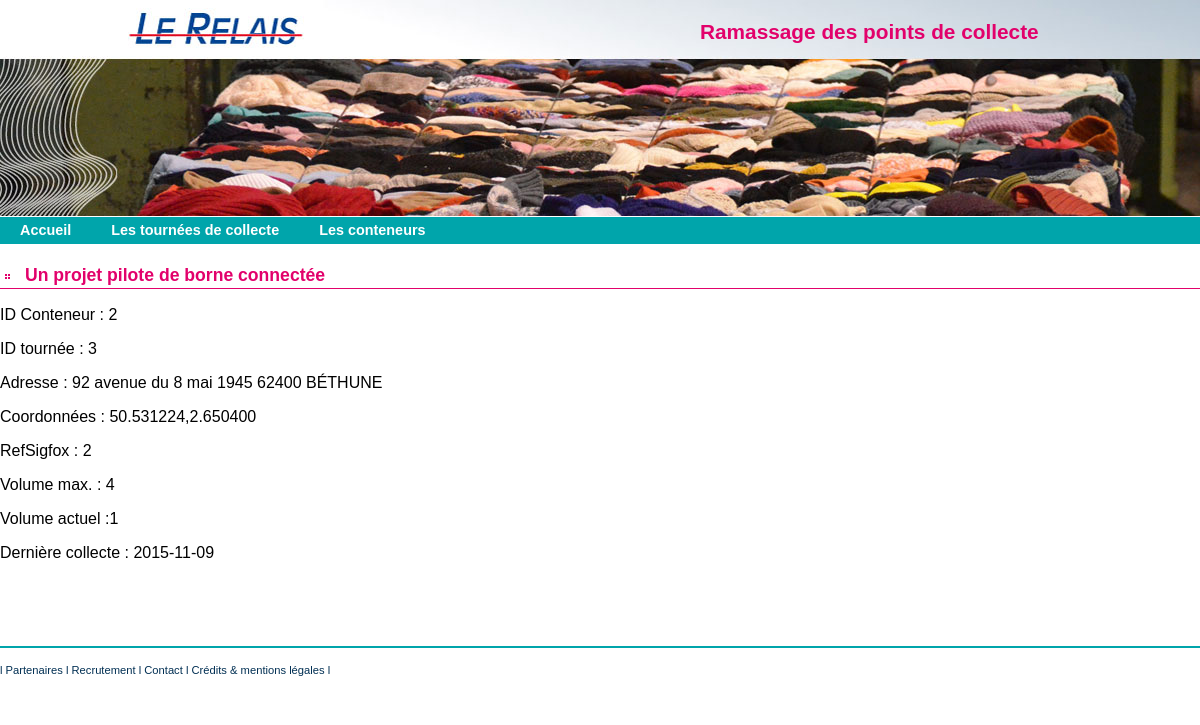
The page /index.php/C_conteneur/detail/2 on the database its author committed.
### tables this page shows
CREATE TABLE `conteneur` (
  `Id` int(10) NOT NULL,
  `TourneeStandardId` int(10) DEFAULT NULL,
  `AddrEmplacement` varchar(255) DEFAULT NULL,
  `LatLng` varchar(255) DEFAULT NULL,
  `RefSigfox` varchar(255) DEFAULT NULL,
  `CoefSurface` float DEFAULT NULL,
  `VolumeMax` float DEFAULT NULL,
  `VolumeMesureActuel` float DEFAULT NULL,
  `DateDerniereCollecte` date DEFAULT NULL
);

### application/controllers/C_conteneur.php (called while the page is built, shortened)
<?php
class C_conteneur extends CI_Controller {
    public function detail($prid) {
        $data['title'] = 'Détail d\'un conteneur';
        $data['heading'] = 'Détail du conteneur n°' . $prid;
        $this->load->model('M_conteneur');
        $array_resultat = $this->M_conteneur->select_detail_by_conteneur($prid);
        $data['result'] = $array_resultat;
        $page = $this->load->view('conteneurs/V_detail_conteneur', $data, true);
        $this->load->view('commun/V_template', array('contenu' => $page));
    }
}

### index.php (called while the page is built, shortened)
<?php
require_once BASEPATH.'core/CodeIgniter.php';

### application/models/M_conteneur.php (called while the page is built, shortened)
<?php
class M_conteneur extends CI_Model {
    public function select_detail_by_conteneur($prmid) {
        $query = $this->db->select('*')
                ->from('conteneur')
                ->where("Id = $prmid")
                ->get();
        return $query->result_array();
    }
}

### application/views/conteneurs/V_detail_conteneur.php (the view, shortened to what this page needs)
<article>
    <h1>Un projet pilote de borne connectée</h1>
<?php
        foreach($result as $row)
        {
            echo "<p>ID Conteneur : " . $row['Id'] . "</p>";
            echo "<p>ID tournée : " . $row['TourneeStandardId'] . "</p>";
            echo "<p>Adresse : " . $row['AddrEmplacement'] . "</p>";
            echo "<p>Coordonnées : " . $row['LatLng'] . "</p>";
            echo "<p>RefSigfox : " . $row['RefSigfox'] . "</p>";
            echo "<p>Volume max. : " . $row['VolumeMax'] . "</p>";
            echo "<p>Volume actuel :" . $row['VolumeMesureActuel'] . "</p>";
            echo "<p>Dernière collecte : " . $row['DateDerniereCollecte'] . "</p>";
            echo "<br/>";
        }
?>
</article>

### assets/css/conteneurs.css (style rules this page uses)
body { font: 100% Verdana, Arial, Helvetica, sans-serif; background-color: #FFFFFF; margin: 0; padding: 0; text-align: center; color: #000000; background-image: url(img/back.jpg); background-repeat: no-repeat; background-position: top center; }
article h1 { padding-left: 25px ; line-height: 25px ; font-size: 110% ; background: url(img/puce_h1.png) no-repeat left bottom ; color: rgb(226,1,107) ; border-bottom: 1px solid rgb(226,1,107) ; }
article { clear: both; }

### rows shown on the page
conteneur: Id "2", TourneeStandardId "3", AddrEmplacement "92 avenue du 8 mai 1945 62400 BÉTHUNE", LatLng "50.531224,2.650400", RefSigfox "2", VolumeMax "4", VolumeMesureActuel "1", DateDerniereCollecte "2015-11-09"
